Frame 1 (no input): blank canvas, image omitted
Frame 60 (the mouse pressed at the canvas centre just before this capture): blank canvas, image omitted
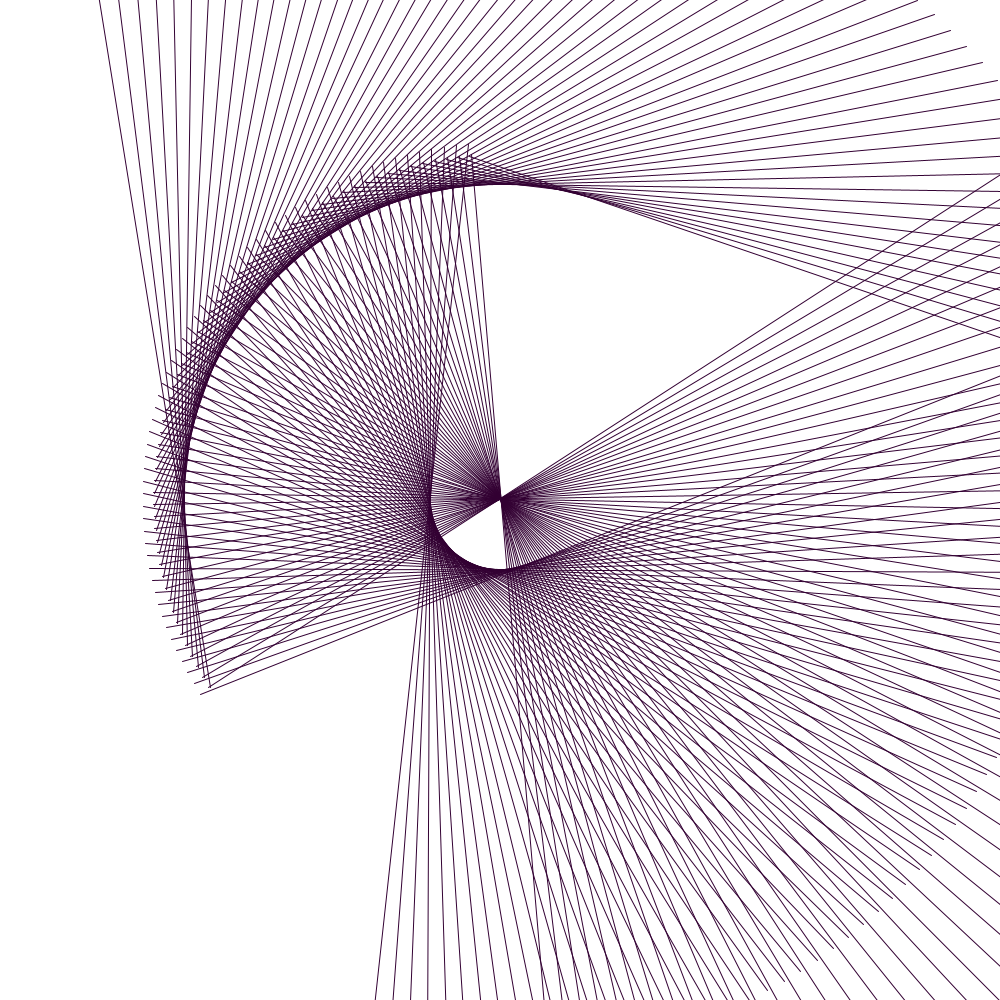
Frame 120 (the mouse held since frame 60 and released just before this capture)

The Processing sketch whose frames 1 and 60 were blank and that drew this single picture after the mouse press (run headless with seeded random() and noise(); from frame 60 on, the mouse is pressed at the canvas centre):

// Processing sketch: processing_119578
// ── processing_119578.pde

float x;
int myRotation;

float radius=6;
float s = map(TWO_PI, TWO_PI, 90, TWO_PI, TWO_PI ) - HALF_PI;


void setup() {
  size(1000, 1000);
  background(255);
  myRotation = 200;
  
}


void draw(){
  
  x = dist(mouseX, mouseY, width/2, height/2);
  x = map (x, 0, 425, 0, 255);
  
  println("my x value is: " + x);
  
  if (mousePressed==true) {
    
    myRotation+=4;    
     float rad = radians (myRotation);
    
    translate(width/2, height/2);
    
    rotate(rad/2);
   
    if (x > 200) {
       stroke (0, x, x);
    }
    else if (x > 100 && x < 200) {
       stroke (x, x, 0);
      
    }
    else if (x < 100) {
      stroke (x+50, 0, x+50);
    }
    
    pushMatrix();
    
    line(width/4 + sin(s) * radius, height/4 + cos(s/2) * radius, -mouseX, -mouseY);
    
    line(width/4 + cos(s/4) * radius, height/4 + cos(s/4) * radius, width/4 -mouseX, -mouseY);
     
    line(width/4 + sin(s) * radius, height/4 + sin(s) * radius, width/12 -mouseX, mouseY);
    
   popMatrix();

 }
}
